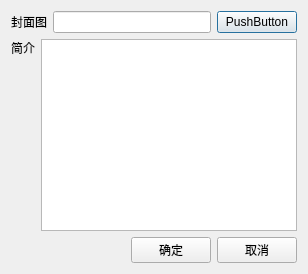
<?xml version="1.0" encoding="UTF-8"?>
<ui version="4.0">
 <class>IntroDialog</class>
 <widget class="QDialog" name="IntroDialog">
  <property name="geometry">
   <rect>
    <x>0</x>
    <y>0</y>
    <width>308</width>
    <height>274</height>
   </rect>
  </property>
  <property name="windowTitle">
   <string>Dialog</string>
  </property>
  <layout class="QVBoxLayout" name="verticalLayout_2">
   <item>
    <layout class="QHBoxLayout" name="horizontalLayout_2">
     <item>
      <widget class="QLabel" name="label">
       <property name="text">
        <string>封面图</string>
       </property>
      </widget>
     </item>
     <item>
      <widget class="QLineEdit" name="lineEdit"/>
     </item>
     <item>
      <widget class="QPushButton" name="pushButton">
       <property name="text">
        <string>PushButton</string>
       </property>
      </widget>
     </item>
    </layout>
   </item>
   <item>
    <layout class="QHBoxLayout" name="horizontalLayout">
     <item>
      <layout class="QVBoxLayout" name="verticalLayout">
       <item>
        <widget class="QLabel" name="label_2">
         <property name="text">
          <string>简介</string>
         </property>
        </widget>
       </item>
       <item>
        <spacer name="verticalSpacer">
         <property name="orientation">
          <enum>Qt::Vertical</enum>
         </property>
         <property name="sizeHint" stdset="0">
          <size>
           <width>20</width>
           <height>40</height>
          </size>
         </property>
        </spacer>
       </item>
      </layout>
     </item>
     <item>
      <widget class="QTextEdit" name="textEdit"/>
     </item>
    </layout>
   </item>
   <item>
    <layout class="QHBoxLayout" name="horizontalLayout_3">
     <item>
      <spacer name="horizontalSpacer">
       <property name="orientation">
        <enum>Qt::Horizontal</enum>
       </property>
       <property name="sizeHint" stdset="0">
        <size>
         <width>40</width>
         <height>20</height>
        </size>
       </property>
      </spacer>
     </item>
     <item>
      <widget class="QPushButton" name="pushButton_2">
       <property name="text">
        <string>确定</string>
       </property>
      </widget>
     </item>
     <item>
      <widget class="QPushButton" name="pushButton_3">
       <property name="text">
        <string>取消</string>
       </property>
      </widget>
     </item>
    </layout>
   </item>
  </layout>
 </widget>
 <resources/>
 <connections/>
</ui>
